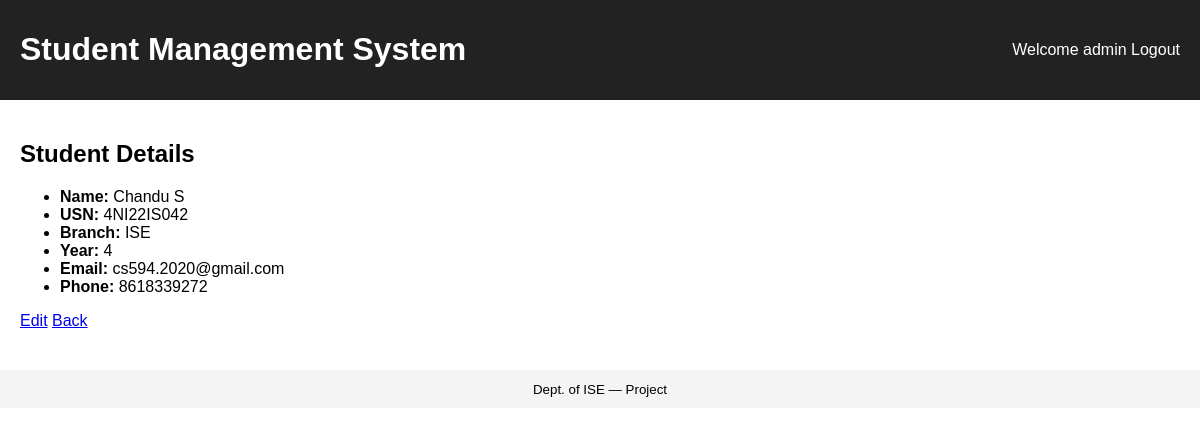
The app's page /student/3 (signed in) with its own data.
### models.py (models this page shows)
class Student(db.Model):
    id = db.Column(db.Integer, primary_key=True)
    name = db.Column(db.String(150), nullable=False)
    usn = db.Column(db.String(30), nullable=False, unique=True)
    branch = db.Column(db.String(50), nullable=False)
    year = db.Column(db.Integer, nullable=False)
    email = db.Column(db.String(120))
    phone = db.Column(db.String(20))
    created_at = db.Column(db.DateTime, default=datetime.utcnow)

### app.py (the view)
    @app.route('/student/<int:sid>')
    @login_required
    def view_student(sid):
        s = Student.query.get_or_404(sid)
        return render_template('view_student.html', student=s)

### templates/view_student.html (shortened to what this page needs)
{% extends "base.html" %}
{% block content %}
<h2>Student Details</h2>
<ul>
  <li><strong>Name:</strong> {{ student.name }}</li>
  <li><strong>USN:</strong> {{ student.usn }}</li>
  <li><strong>Branch:</strong> {{ student.branch }}</li>
  <li><strong>Year:</strong> {{ student.year }}</li>
  <li><strong>Email:</strong> {{ student.email }}</li>
  <li><strong>Phone:</strong> {{ student.phone }}</li>
</ul>
<a href="{{ url_for('edit_student', sid=student.id) }}">Edit</a>
<a href="{{ url_for('dashboard') }}">Back</a>
{% endblock %}

### static/css/style.css (style rules this page uses)
body { font-family: Arial, sans-serif; margin:0; padding:0; }

### records on screen
Student: name "Chandu S", usn "4NI22IS042", branch "ISE", year "4", email "cs594.2020@gmail.com", phone "8618339272"

### other values on screen
{{ session.username }} "admin"
